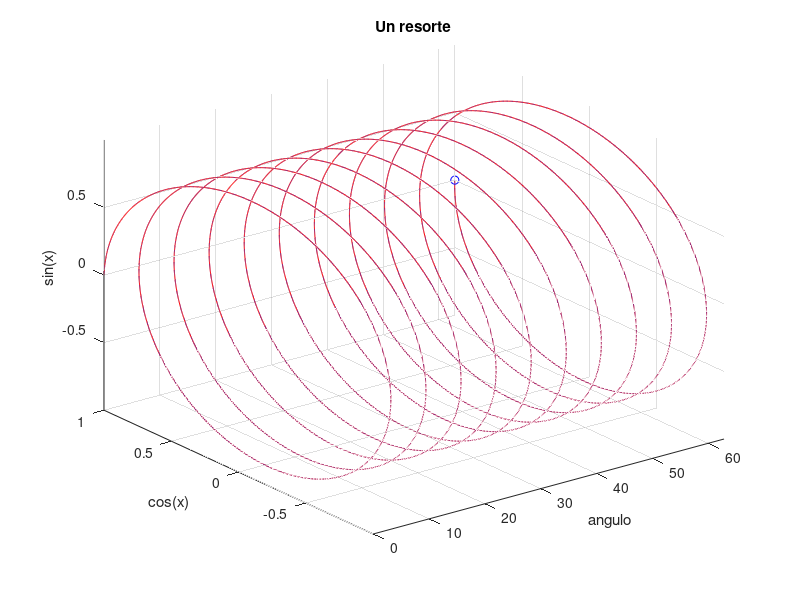

Recreate this plot in MATLAB.
%Programa de graficado 3D con funciones Matlab
clear,clc
x=linspace(0,20*pi,10000);
y=cos(x);
z=sin(x);
comet3(x,y,z)
hold on
plot3(x,y,z)
grid on
xlabel('angulo'),ylabel('cos(x)'),zlabel('sin(x)'),title('Un resorte')
